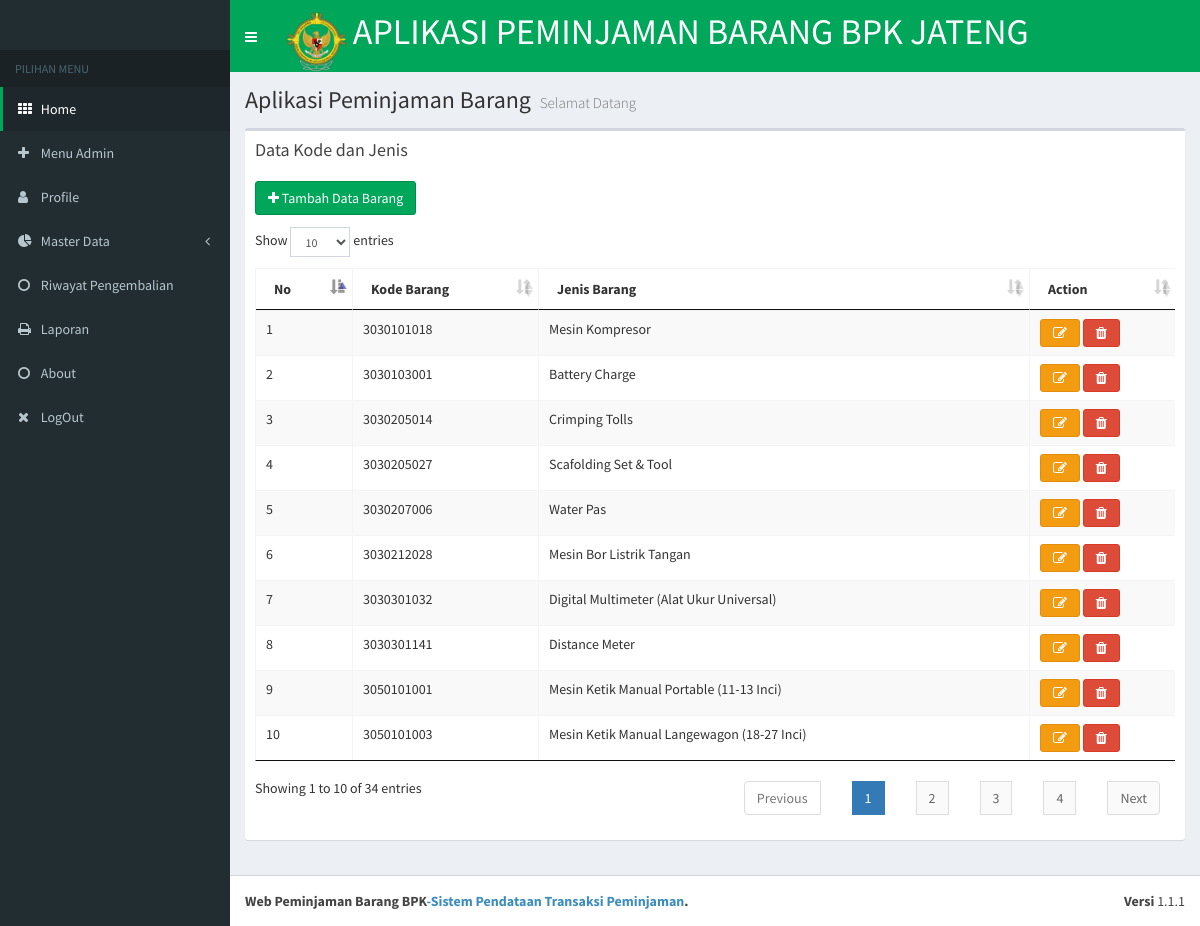
Screenshot of /index.php?page=data-kode-jenis (signed in) with the database file from the repository.
### tables this page shows
CREATE TABLE `barang2` (
  `id_kode` int(4) NOT NULL,
  `kode_barang` varchar(50) NOT NULL,
  `jenis_barang` varchar(50) NOT NULL
);

### config/config.php (called while the page is built, shortened)
<?php
class config
{
	public function __construct()
	{
		$host = "localhost";
		$user = "root";
		$pass = "";
		$db   = "bpkjateng";
		$this->conn = mysqli_connect($host,$user,$pass,$db) or die("Failed connect to DB");
		return $this->conn;
	}
	public function query($sql)
	{
		$this->query = mysqli_query($this->conn, $sql) or die(mysqli_error($this->conn));
		return $this->query;
	}
	public function select($result)
	{
		return mysqli_fetch_array($result);
	}
	public function site_url()
	{
		$url = "http://localhost/BPK/";
		return $url;
	}
}
?>

### content/data-kode-jenis.php (the view, shortened to what this page needs)
<section class="content">
    <div class="box">
        <div class="box-header">
            <h3 class="box-title">Data Kode dan Jenis</h3>
        </div>
        <div class="box-body">
            <div class="table-responsive">
                <table id="example1" class="table table-bordered table-striped">
                    <thead>
                    <button style="margin-bottom: 12px;" type="button" class="btn btn-success btn-add" data-toggle="modal" data-target="#addBarang"><i class="fa fa-plus"></i> Tambah Data Barang</button>
                    <tr>
                        <th>No</th>
                        <th>Kode Barang</th>
                        <th>Jenis Barang</th>
                        <th>Action</th>
                    </tr>
                    </thead>
                    <tbody>
<?php
  $sql = $config->query('select * from barang2');
  $i=0;
  while($row = $config->select($sql)){
  $i++;
?>
                <tr>
                  <td><?php echo $i;?></td>
                  <td><?php echo $row['kode_barang'] ?></td>
                  <td><?php echo $row['jenis_barang'] ?></td>
                  <td>
                    <a href="#" data-toggle="modal" data-target="#editBarang<?php echo $row['id_kode']; ?>"><i class="btn btn-warning fa fa-edit"></i></a>
                    <a href="<?php echo $config->site_url().'process.php?act=delete_data_barang2&id='.$row['id_kode']; ?>"><i class="btn btn-danger fa fa-trash" onclick="return confirm('Menghapus data ini menyebabkan kehilangan data lain yang berhubungan, Apakah Anda yakin menghapusnya ?');"></i></a>
                  </td>
                </tr>
            </div>
<?php
  }
?>

### rows the page displays
barang2: kode_barang "3030101018", jenis_barang "Mesin Kompresor"
barang2: kode_barang "3030103001", jenis_barang "Battery Charge"
barang2: kode_barang "3030205014", jenis_barang "Crimping Tolls"
barang2: kode_barang "3030205027", jenis_barang "Scafolding Set & Tool"
barang2: kode_barang "3030207006", jenis_barang "Water Pas"
barang2: kode_barang "3030212028", jenis_barang "Mesin Bor Listrik Tangan"
barang2: kode_barang "3030301032", jenis_barang "Digital Multimeter (Alat Ukur Universal)"
barang2: kode_barang "3030301141", jenis_barang "Distance Meter"
barang2: kode_barang "3050101001", jenis_barang "Mesin Ketik Manual Portable (11-13 Inci)"
barang2: kode_barang "3050101003", jenis_barang "Mesin Ketik Manual Langewagon (18-27 Inci)"
